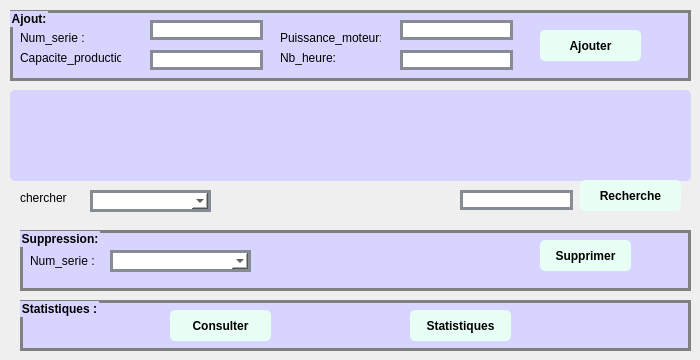
          <widget class="QWidget" name="tab_3">
           <attribute name="title">
            <string>Machine</string>
           </attribute>
           <widget class="QGroupBox" name="groupBox">
            <property name="geometry">
             <rect>
              <x>10</x>
              <y>10</y>
              <width>681</width>
              <height>71</height>
             </rect>
            </property>
            <property name="styleSheet">
             <string notr="true">QGroupBox {
padding: 5px;
border-radius: 5px;
font-weight: bold;
border: 3px solid gray;
border-radius: 40px;
background: #d7d4ff;
}
</string>
            </property>
            <property name="title">
             <string>Ajout:</string>
            </property>
            <widget class="QLabel" name="label">
             <property name="geometry">
              <rect>
               <x>10</x>
               <y>20</y>
               <width>91</width>
               <height>16</height>
              </rect>
             </property>
             <property name="text">
              <string>Num_serie :</string>
             </property>
            </widget>
            <widget class="QLabel" name="label_2">
             <property name="geometry">
              <rect>
               <x>10</x>
               <y>40</y>
               <width>101</width>
               <height>16</height>
              </rect>
             </property>
             <property name="text">
              <string>Capacite_production:</string>
             </property>
            </widget>
            <widget class="QLabel" name="label_3">
             <property name="geometry">
              <rect>
               <x>270</x>
               <y>20</y>
               <width>101</width>
               <height>16</height>
              </rect>
             </property>
             <property name="text">
              <string>Puissance_moteur:</string>
             </property>
            </widget>
            <widget class="QLabel" name="label_4">
             <property name="geometry">
              <rect>
               <x>270</x>
               <y>40</y>
               <width>81</width>
               <height>16</height>
              </rect>
             </property>
             <property name="text">
              <string>Nb_heure:</string>
             </property>
            </widget>
            <widget class="QLineEdit" name="LEnum">
             <property name="geometry">
              <rect>
               <x>140</x>
               <y>10</y>
               <width>113</width>
               <height>20</height>
              </rect>
             </property>
             <property name="styleSheet">
              <string notr="true">QLineEdit {
	font: 75 8pt &quot;MS Shell Dlg 2&quot;;
border: 3px solid #878b94;
border-radius: 40pxt;
background: white;
}</string>
             </property>
            </widget>
            <widget class="QLineEdit" name="LEcapacite">
             <property name="geometry">
              <rect>
               <x>140</x>
               <y>40</y>
               <width>113</width>
               <height>20</height>
              </rect>
             </property>
             <property name="styleSheet">
              <string notr="true">QLineEdit {
	font: 75 8pt &quot;MS Shell Dlg 2&quot;;
border: 3px solid #878b94;
border-radius: 40pxt;
background: white;
}</string>
             </property>
            </widget>
            <widget class="QLineEdit" name="LEpuissance">
             <property name="geometry">
              <rect>
               <x>390</x>
               <y>10</y>
               <width>113</width>
               <height>20</height>
              </rect>
             </property>
             <property name="styleSheet">
              <string notr="true">QLineEdit {
	font: 75 8pt &quot;MS Shell Dlg 2&quot;;
border: 3px solid #878b94;
border-radius: 40pxt;
background: white;
}</string>
             </property>
            </widget>
            <widget class="QPushButton" name="pushButtonajouter">
             <property name="geometry">
              <rect>
               <x>530</x>
               <y>20</y>
               <width>101</width>
               <height>31</height>
              </rect>
             </property>
             <property name="styleSheet">
              <string notr="true">QPushButton {
padding: 5px;
border-radius: 5px;
background-color:#e7fff5;
font-weight: bold;
}
QPushButton:hover
{
color :white;
}</string>
             </property>
             <property name="text">
              <string>Ajouter</string>
             </property>
            </widget>
            <widget class="QLineEdit" name="LEnb">
             <property name="geometry">
              <rect>
               <x>390</x>
               <y>40</y>
               <width>113</width>
               <height>20</height>
              </rect>
             </property>
             <property name="styleSheet">
              <string notr="true">QLineEdit {
	font: 75 8pt &quot;MS Shell Dlg 2&quot;;
border: 3px solid #878b94;
border-radius: 40pxt;
background: white;
}</string>
             </property>
            </widget>
           </widget>
           <widget class="QTableView" name="tab_Machine">
            <property name="geometry">
             <rect>
              <x>10</x>
              <y>90</y>
              <width>681</width>
              <height>91</height>
             </rect>
            </property>
            <property name="styleSheet">
             <string notr="true">QTableView {
padding: 5px;
border-radius: 5px;
background-color:#d7d4ff;
font-weight: bold;
}
</string>
            </property>
           </widget>
           <widget class="QLabel" name="label_9">
            <property name="geometry">
             <rect>
              <x>20</x>
              <y>190</y>
              <width>141</width>
              <height>16</height>
             </rect>
            </property>
            <property name="text">
             <string>chercher</string>
            </property>
           </widget>
           <widget class="QComboBox" name="comboBoxchercher">
            <property name="geometry">
             <rect>
              <x>90</x>
              <y>190</y>
              <width>121</width>
              <height>22</height>
             </rect>
            </property>
            <property name="styleSheet">
             <string notr="true">QComboBox {
	font: 75 8pt &quot;MS Shell Dlg 2&quot;;
border: 3px solid #878b94;
border-radius: 40pxt;
background: white;
}</string>
            </property>
           </widget>
           <widget class="QLineEdit" name="LErecherche">
            <property name="geometry">
             <rect>
              <x>460</x>
              <y>190</y>
              <width>113</width>
              <height>20</height>
             </rect>
            </property>
            <property name="styleSheet">
             <string notr="true">QLineEdit {
	font: 75 8pt &quot;MS Shell Dlg 2&quot;;
border: 3px solid #878b94;
border-radius: 40pxt;
background: white;
}</string>
            </property>
           </widget>
           <widget class="QPushButton" name="pushButtonrecherche">
            <property name="geometry">
             <rect>
              <x>580</x>
              <y>180</y>
              <width>101</width>
              <height>31</height>
             </rect>
            </property>
            <property name="styleSheet">
             <string notr="true">QPushButton {
padding: 5px;
border-radius: 5px;
background-color:#e7fff5;
font-weight: bold;
}
QPushButton:hover
{
color :white;
}</string>
            </property>
            <property name="text">
             <string>Recherche</string>
            </property>
           </widget>
           <widget class="QGroupBox" name="groupBox_2">
            <property name="geometry">
             <rect>
              <x>20</x>
              <y>230</y>
              <width>671</width>
              <height>61</height>
             </rect>
            </property>
            <property name="styleSheet">
             <string notr="true">QGroupBox {
padding: 5px;
border-radius: 5px;
font-weight: bold;
border: 3px solid gray;
border-radius: 40px;
background: #d7d4ff;
}
</string>
            </property>
            <property name="title">
             <string>Suppression:</string>
            </property>
            <widget class="QLabel" name="label_5">
             <property name="geometry">
              <rect>
               <x>10</x>
               <y>20</y>
               <width>101</width>
               <height>21</height>
              </rect>
             </property>
             <property name="text">
              <string>Num_serie :</string>
             </property>
            </widget>
            <widget class="QPushButton" name="pushButtonsupprimer">
             <property name="geometry">
              <rect>
               <x>520</x>
               <y>10</y>
               <width>91</width>
               <height>31</height>
              </rect>
             </property>
             <property name="styleSheet">
              <string notr="true">QPushButton {
padding: 5px;
border-radius: 5px;
background-color:#e7fff5;
font-weight: bold;
}
QPushButton:hover
{
color :white;
}</string>
             </property>
             <property name="text">
              <string>Supprimer</string>
             </property>
            </widget>
            <widget class="QComboBox" name="comboBoxnum">
             <property name="geometry">
              <rect>
               <x>90</x>
               <y>20</y>
               <width>141</width>
               <height>22</height>
              </rect>
             </property>
             <property name="styleSheet">
              <string notr="true">QComboBox {
	font: 75 8pt &quot;MS Shell Dlg 2&quot;;
border: 3px solid #878b94;
border-radius: 40pxt;
background: white;
}</string>
             </property>
            </widget>
           </widget>
           <widget class="QGroupBox" name="groupBox_3">
            <property name="geometry">
             <rect>
              <x>20</x>
              <y>300</y>
              <width>671</width>
              <height>51</height>
             </rect>
            </property>
            <property name="styleSheet">
             <string notr="true">QGroupBox {
padding: 5px;
border-radius: 5px;
font-weight: bold;
border: 3px solid gray;
border-radius: 40px;
background: #d7d4ff;
}
</string>
            </property>
            <property name="title">
             <string>Statistiques :</string>
            </property>
            <widget class="QPushButton" name="pushButton">
             <property name="geometry">
              <rect>
               <x>390</x>
               <y>10</y>
               <width>101</width>
               <height>31</height>
              </rect>
             </property>
             <property name="styleSheet">
              <string notr="true">QPushButton {
padding: 5px;
border-radius: 5px;
background-color:#e7fff5;
font-weight: bold;
}
QPushButton:hover
{
color :white;
}</string>
             </property>
             <property name="text">
              <string>Statistiques</string>
             </property>
            </widget>
            <widget class="QPushButton" name="pushButton_2">
             <property name="geometry">
              <rect>
               <x>150</x>
               <y>10</y>
               <width>101</width>
               <height>31</height>
              </rect>
             </property>
             <property name="styleSheet">
              <string notr="true">QPushButton {
padding: 5px;
border-radius: 5px;
background-color:#e7fff5;
font-weight: bold;
}
QPushButton:hover
{
color :white;
}</string>
             </property>
             <property name="text">
              <string>Consulter</string>
             </property>
            </widget>
           </widget>
          </widget>
